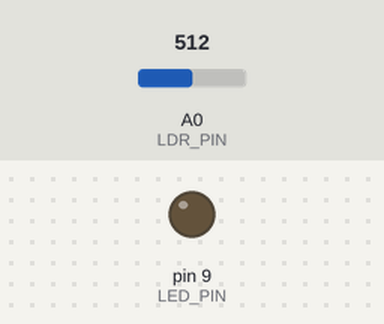
The sketch below on a simulated Arduino Uno, built with avr-gcc and run on an emulated ATmega328P. Shown: output pins drawn as LEDs (lit = HIGH). Inputs (shaded band) come from the test bench; at power-on: A0 (LDR_PIN) = 512.

Above: at 1.2 s.
1.3 s: A0 (LDR_PIN) set to 488
At 1.7 s:
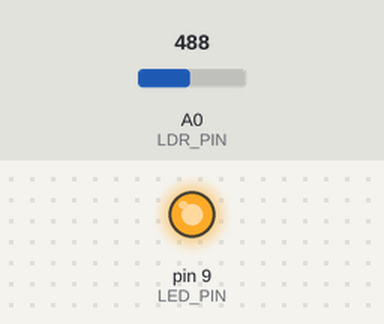
2.8 s: A0 (LDR_PIN) set to 510
At 4.0 s:
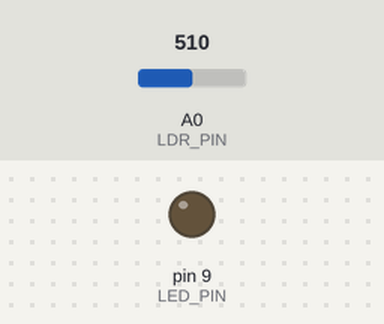
4.3 s: A0 (LDR_PIN) set to 490
At 5.4 s:
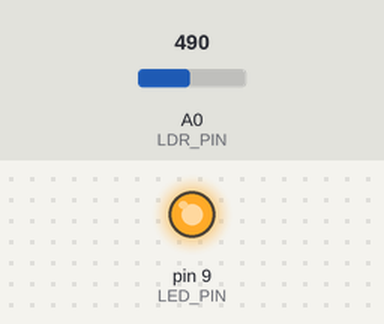
Timing chart, 0 to 7.3 s (numbered marks = the images above; inputs shaded):
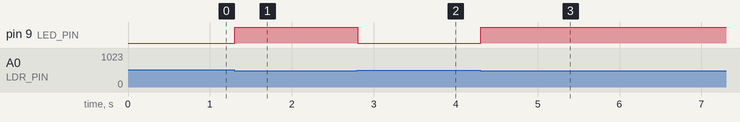

The sketch:

01_LDR_Automatic_Night_Lamp.ino
```cpp
const int LDR_PIN = A0;
const int LED_PIN = 9;
const int NIGHT_THRESHOLD = 500;

void setup() {
  pinMode(LED_PIN, OUTPUT);
}

void loop() {
  int lightLevel = analogRead(LDR_PIN);

  if (lightLevel < NIGHT_THRESHOLD) {
    analogWrite(LED_PIN, 255);
  } else {
    analogWrite(LED_PIN, 0);
  }

  delay(100);
}
```

Measured:
- the behaviour switches between 500 and 499 on A0 (LDR_PIN) (found by bisection; images 0 and 1)
- after the input at 1.3 s, pin 9 (LED_PIN): LOW → HIGH at once
- after the input at 2.8 s, pin 9 (LED_PIN): HIGH → LOW at once
- after the input at 4.3 s, pin 9 (LED_PIN): LOW → HIGH at once
